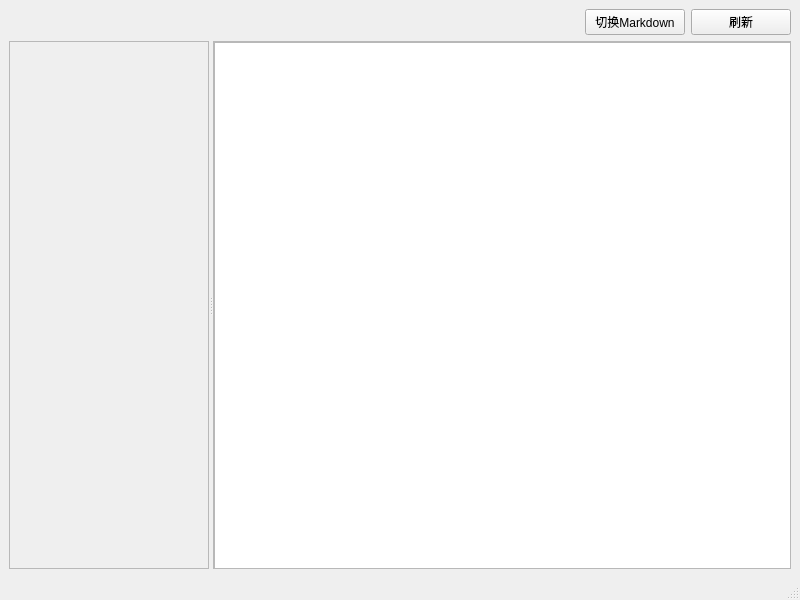
<?xml version="1.0" encoding="UTF-8"?>
<ui version="4.0">
 <class>MainWindow</class>
 <widget class="QMainWindow" name="MainWindow">
  <property name="geometry">
   <rect>
    <x>0</x>
    <y>0</y>
    <width>800</width>
    <height>600</height>
   </rect>
  </property>
  <property name="windowTitle">
   <string>ibook笔记</string>
  </property>
  <property name="windowIcon">
   <iconset resource="res.qrc">
    <normaloff>:/icon/images/title.png</normaloff>:/icon/images/title.png</iconset>
  </property>
  <widget class="QWidget" name="centralwidget">
   <layout class="QVBoxLayout" name="verticalLayout_2">
    <item>
     <layout class="QHBoxLayout" name="horizontalLayout">
      <item>
       <spacer name="horizontalSpacer">
        <property name="orientation">
         <enum>Qt::Orientation::Horizontal</enum>
        </property>
        <property name="sizeHint" stdset="0">
         <size>
          <width>40</width>
          <height>20</height>
         </size>
        </property>
       </spacer>
      </item>
      <item>
       <widget class="QPushButton" name="btn_markdown">
        <property name="minimumSize">
         <size>
          <width>100</width>
          <height>0</height>
         </size>
        </property>
        <property name="text">
         <string>切换Markdown</string>
        </property>
       </widget>
      </item>
      <item>
       <widget class="QPushButton" name="btn_refresh">
        <property name="minimumSize">
         <size>
          <width>100</width>
          <height>0</height>
         </size>
        </property>
        <property name="text">
         <string>刷新</string>
        </property>
       </widget>
      </item>
     </layout>
    </item>
    <item>
     <widget class="QSplitter" name="splitter">
      <property name="orientation">
       <enum>Qt::Orientation::Horizontal</enum>
      </property>
      <widget class="QScrollArea" name="scrollArea">
       <property name="maximumSize">
        <size>
         <width>200</width>
         <height>16777215</height>
        </size>
       </property>
       <property name="widgetResizable">
        <bool>true</bool>
       </property>
       <widget class="QWidget" name="area_left">
        <property name="geometry">
         <rect>
          <x>0</x>
          <y>0</y>
          <width>198</width>
          <height>255</height>
         </rect>
        </property>
        <widget class="QWidget" name="layoutWidget">
         <property name="geometry">
          <rect>
           <x>0</x>
           <y>10</y>
           <width>102</width>
           <height>66</height>
          </rect>
         </property>
         <layout class="QVBoxLayout" name="verticalLayout"/>
        </widget>
       </widget>
      </widget>
      <widget class="QScrollArea" name="scrollArea_2">
       <property name="widgetResizable">
        <bool>true</bool>
       </property>
       <widget class="QWidget" name="area_right">
        <property name="geometry">
         <rect>
          <x>0</x>
          <y>0</y>
          <width>567</width>
          <height>255</height>
         </rect>
        </property>
        <widget class="QTextEdit" name="textEdit">
         <property name="geometry">
          <rect>
           <x>0</x>
           <y>0</y>
           <width>651</width>
           <height>541</height>
          </rect>
         </property>
        </widget>
       </widget>
      </widget>
     </widget>
    </item>
   </layout>
  </widget>
  <widget class="QMenuBar" name="menubar">
   <property name="geometry">
    <rect>
     <x>0</x>
     <y>0</y>
     <width>800</width>
     <height>24</height>
    </rect>
   </property>
  </widget>
  <widget class="QStatusBar" name="statusbar"/>
 </widget>
 <resources>
  <include location="res.qrc"/>
 </resources>
 <connections/>
</ui>
